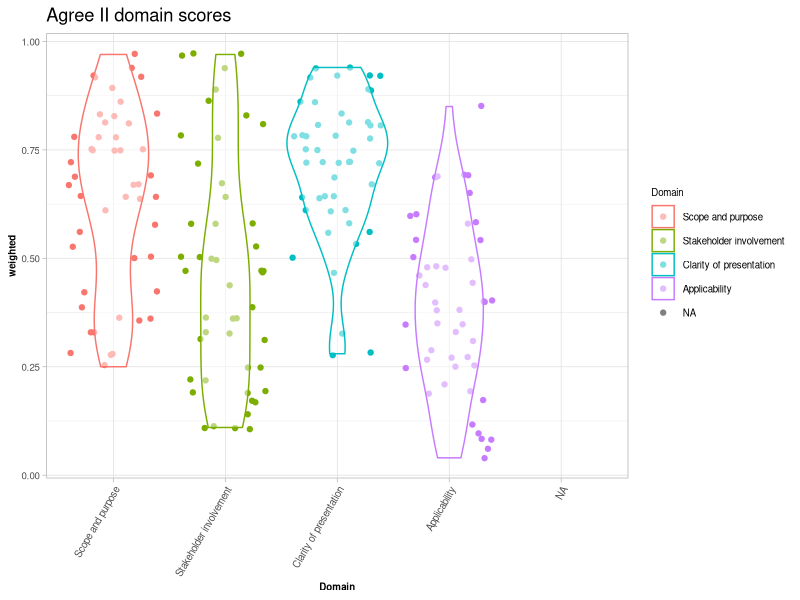
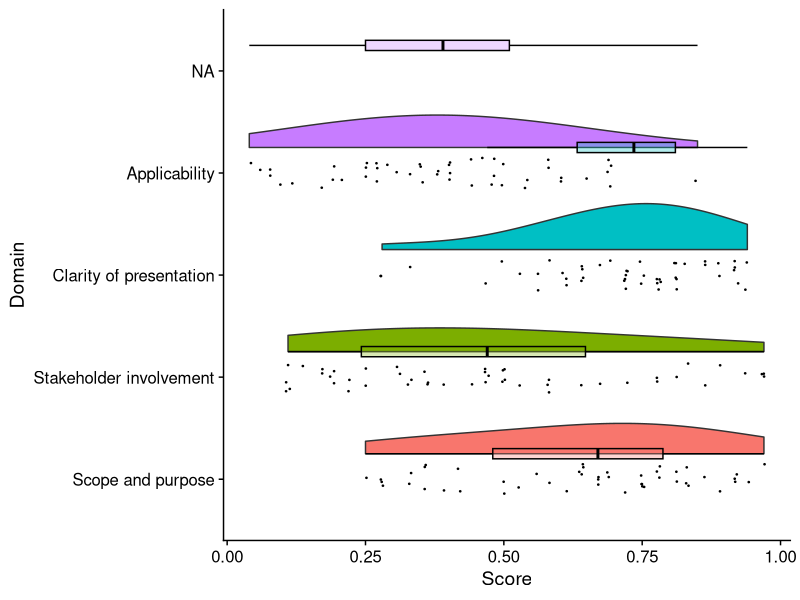

The R script that drew these images, in order:
## ---- chunk 1
library(tidyverse)
library(cowplot)
library(grid)
geom_flat_violin <- function(mapping = NULL, data = NULL, stat = "ydensity",
                             position = "dodge", trim = TRUE, scale = "area",
                             show.legend = NA, inherit.aes = TRUE, ...) {
  layer(
    data = data,
    mapping = mapping,
    stat = stat,
    geom = GeomFlatViolin,
    position = position,
    show.legend = show.legend,
    inherit.aes = inherit.aes,
    params = list(
      trim = trim,
      scale = scale,
      ...
    )
  )
}

GeomFlatViolin <-
  ggproto("GeomFlatViolin", Geom,
    setup_data = function(data, params) {
      data$width <- data$width %||%
        params$width %||% (resolution(data$x, FALSE) * 0.9)

      # ymin, ymax, xmin, and xmax define the bounding rectangle for each group
      data %>%
        group_by(group) %>%
        mutate(
          ymin = min(y),
          ymax = max(y),
          xmin = x,
          xmax = x + width / 2
        )
    },

    draw_group = function(data, panel_scales, coord) {
      # Find the points for the line to go all the way around
      data <- transform(data,
        xminv = x,
        xmaxv = x + violinwidth * (xmax - x)
      )

      # Make sure it's sorted properly to draw the outline
      newdata <- rbind(
        plyr::arrange(transform(data, x = xminv), y),
        plyr::arrange(transform(data, x = xmaxv), -y)
      )

      # Close the polygon: set first and last point the same
      # Needed for coord_polar and such
      newdata <- rbind(newdata, newdata[1, ])

      ggplot2:::ggname("geom_flat_violin", GeomPolygon$draw_panel(newdata, panel_scales, coord))
    },

    draw_key = draw_key_polygon,

    default_aes = aes(
      weight = 1, colour = "grey20", fill = "white", size = 0.5,
      alpha = NA, linetype = "solid"
    ),

    required_aes = c("x", "y")
  )


## ---- chunk 2
raw_data<-read_csv('./Domain scores for R 21.04.2021.csv')

#make the column names more R friendly
names(raw_data)<-c('Guideline_ID','Domain','Scorer_1','Scorer_2','Issuing_organisation')

issueing_orgs<-select(raw_data,Guideline_ID,Issuing_organisation) %>% distinct()
#remove NA rows
raw_data<-filter(raw_data,!is.na(Guideline_ID))

#lets call the domains something meaningful

raw_data<- raw_data %>% 
  mutate(Domain = case_when(
    Domain == '1' ~ 'Scope and purpose',
    Domain == '2' ~ 'Stakeholder involvement',
    Domain == '3' ~ 'Rigour of development',
    Domain == '4' ~ 'Clarity of presentation',
    Domain == '5' ~ 'Applicability',
    Domain == '6' ~ 'Editorial independence'
  ))

#now we convert to a weighted score according to the instructions of the AGREE authors
raw_data<-raw_data %>% group_by(Guideline_ID,Domain) %>% summarise(R1 = sum(Scorer_1), R2=sum(Scorer_2))

raw_data$consensus<-(raw_data$R1 + raw_data$R2)

max_scores<-read_csv('./max_scores.csv')

raw_data<-left_join(raw_data,max_scores,by=c("Domain"="Domain"))

raw_data$min<-(raw_data$one_reviewer/7)*2
raw_data$weighted<-(raw_data$consensus - raw_data$min)/(raw_data$two_reviewers - raw_data$min)

raw_data$weighted<-round(raw_data$weighted,2)

#add the issuing org back in
raw_data<-left_join(raw_data,issueing_orgs,by=c("Guideline_ID"="Guideline_ID"))
## ---- chunk 3

raw_data$Domain<-factor(raw_data$Domain,levels = c('Scope and purpose','Stakeholder involvement','Rigor of development','Clarity of presentation','Applicability','Editorial independance'))

ggplot(raw_data) +
  aes(x=Domain,y=weighted,colour=Domain) +
  geom_jitter() + 
  geom_violin(size=0.5, alpha=0.5) +
  labs(title="Agree II domain scores") + theme_light()+
  theme(axis.text.x = element_text(angle = 60, size=7,hjust = 1)) +
  theme(legend.title = element_text(size = 7), legend.text = element_text(size = 7))+
  theme(axis.text=element_text(size=7), axis.title=element_text(size=7,face="bold"))  

# @Izzy/Melina - our plots look a little different for Domains 2+3 - one of use has made a mistake - can you check please?
## ---- chunk 4
ggplot(raw_data,aes(x=Domain,y=weighted, fill = Domain))+
  geom_flat_violin(position = position_nudge(x = .25, y = 0),adjust =2)+
  geom_point(position = position_jitter(width = .15), size = .25)+
  geom_boxplot(aes(x = as.numeric(Domain)+0.25, y = weighted),outlier.shape = NA, alpha = 0.3, width = .1, colour = "BLACK") +
  ylab('Score')+xlab('Domain')+coord_flip()+theme_cowplot()+guides(fill = FALSE, colour = FALSE)
